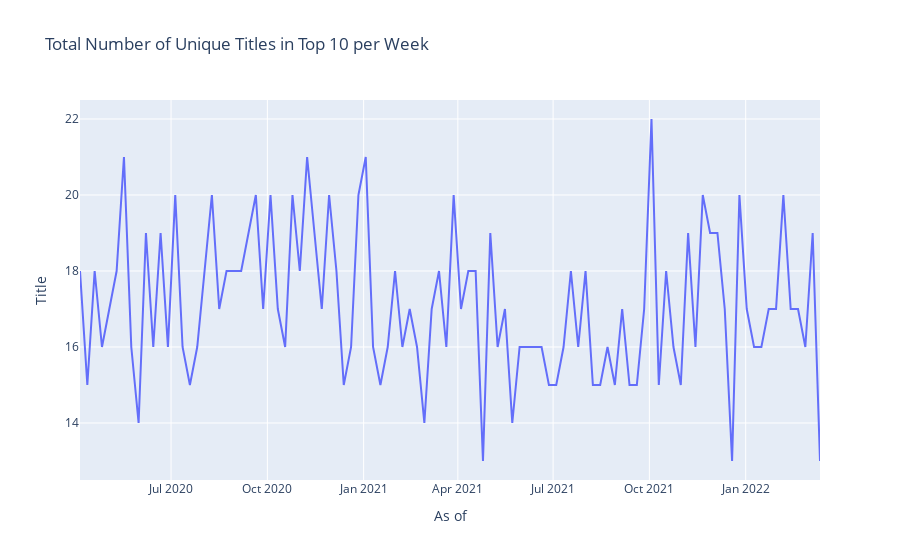

Source (notebook cell):
### Markdown cell above
Total number of unique shows in the Top 10 per month shows a downward trend. This may mean that shows overtime seem to stay longer

### Code cell
temp_df = df.resample(rule='W').nunique()
fig = px.line(temp_df, x=temp_df.index, y='Title', title='Total Number of Unique Titles in Top 10 per Week')
fig.show()
